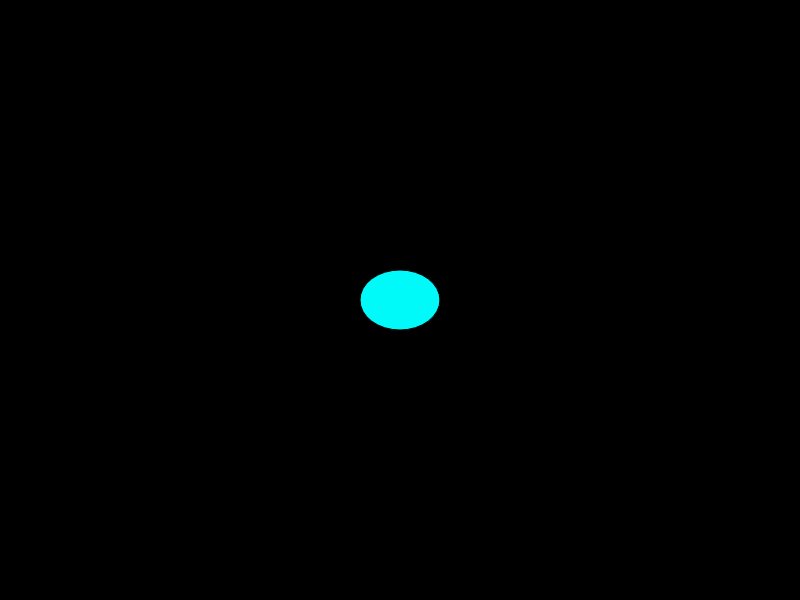
Frame 1 (no input)
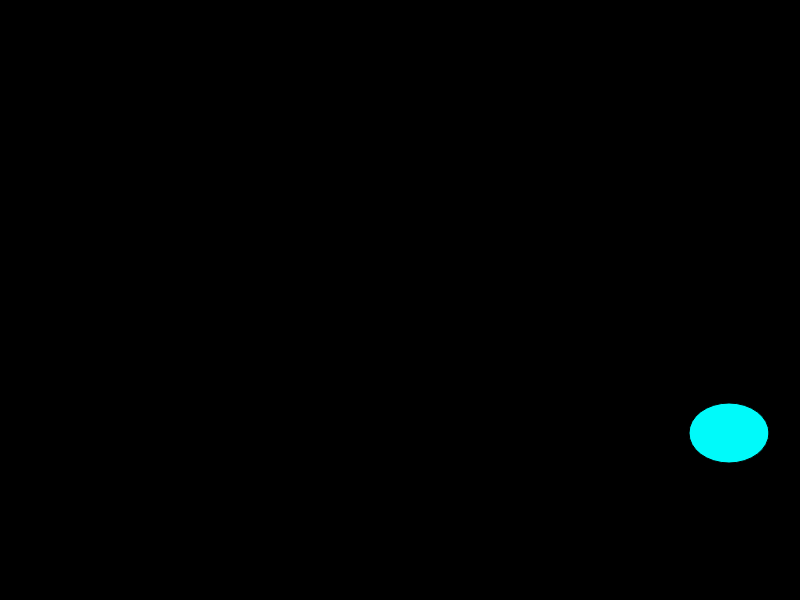
Frame 60 (no input)
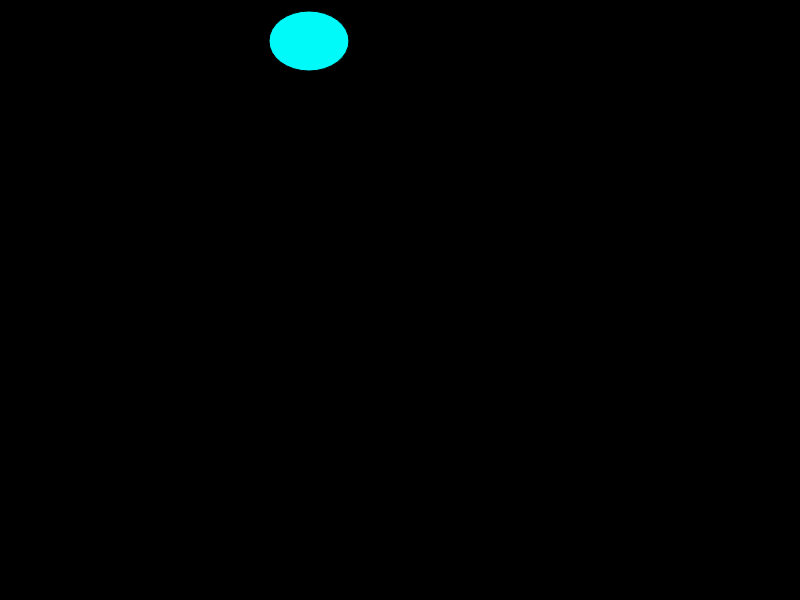
Frame 120 (the mouse pressed at the canvas centre since frame 60)

The p5.js sketch that drew these frames (run headless with seeded random() and noise() and a simulated clock; from frame 60 on, the mouse is pressed at the canvas centre):

// p5.js sketch
// ── sketch.js
//ADam Wright 
//1-27-2022
//N220


//global variables for x and y position of ball
let x;
let y;
//global variables to control the movement of the ball
let xspeed;
let yspeed;

function setup(){
  
  createCanvas(800,600);
  //sets the starting point for the ball
  x=400;
  y=300;
  //sets the speed of the ball
  xspeed =7;
  yspeed =7;
  //adjusted the frame rate to make it smoother
  frameRate(24);
}

function draw(){
  background(0);

//made the color
  fill(0,250,250);
  //created an interactive ellipse
  ellipse(x,y,80,60);
  //moves the ball along x coordinates
  x = x+ xspeed;
  //moves the ball along y coordinates
  y= y+yspeed;
  //creates the bounce or limiting effect, also changes direction by multiplying by -1
  if (x + 30 >= width || x - 30 <= 0){
    xspeed = xspeed *-1;
    
  }
   if (y + 30 >= height || y - 30 <= 0){
    yspeed = yspeed *-1;
    
  }
  
}
 
